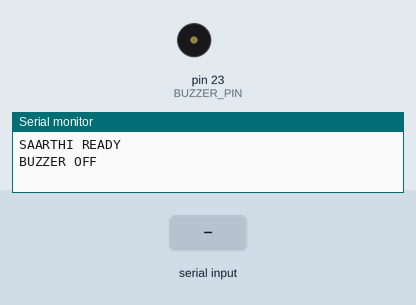
A sketch run on a simulated Arduino Mega 2560, built with avr-gcc and run on an emulated ATmega2560. Parts: buzzer (waves = sounding, pin HIGH), the last lines printed to the serial monitor. Inputs (shaded band) come from the test bench.

Above: at 1.2 s.
1.3 s: "ALERT\n" received over Serial
At 1.4 s:
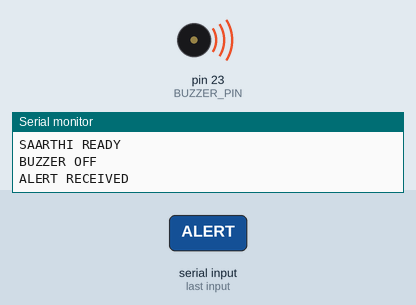
Timing chart, 0 to 4.3 s (numbered marks = the images above; inputs shaded):
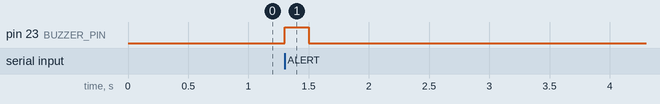

Measured:
- after the input at 1.3 s, pin 23 (BUZZER_PIN): LOW → HIGH at once, → LOW 0.20 s later

The sketch:

SAARTHI_Buzzer.ino
```cpp
const int BUZZER_PIN = 23;

String command = "";

bool buzzerActive = false;
unsigned long buzzerStartTime = 0;

const unsigned long BEEP_DURATION = 200;

void setup() {
  Serial.begin(115200);

  pinMode(BUZZER_PIN, OUTPUT);
  digitalWrite(BUZZER_PIN, LOW);

  command.reserve(32);

  Serial.println("SAARTHI READY");
  Serial.println("BUZZER OFF");
}

void loop() {

  // Read commands from the computer
  while (Serial.available() > 0) {
    char incoming = Serial.read();

    if (incoming == '\n') {
      command.trim();

      if (command == "ALERT" && !buzzerActive) {
        digitalWrite(BUZZER_PIN, HIGH);

        buzzerActive = true;
        buzzerStartTime = millis();

        Serial.println("ALERT RECEIVED");
      }

      command = "";
    }
    else if (incoming != '\r' && command.length() < 32) {
      command += incoming;
    }
  }

  // Stop the buzzer automatically
  if (buzzerActive &&
      millis() - buzzerStartTime >= BEEP_DURATION) {

    digitalWrite(BUZZER_PIN, LOW);
    buzzerActive = false;

    Serial.println("BUZZER OFF");
  }
}
```
